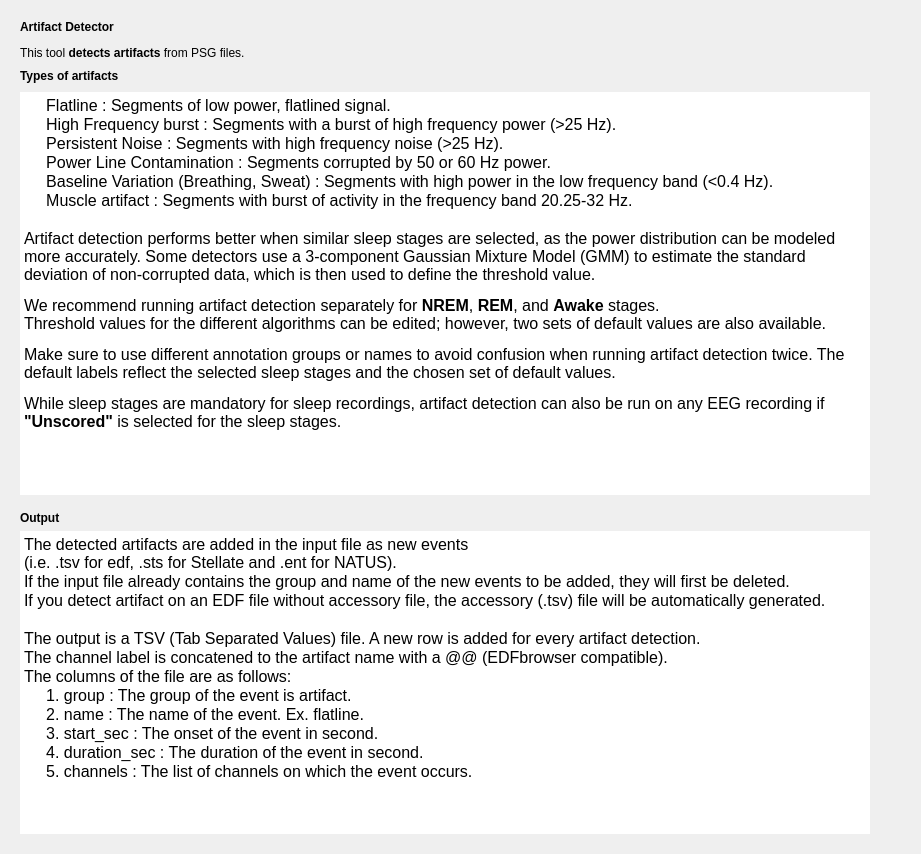
<?xml version="1.0" encoding="UTF-8"?>
<ui version="4.0">
 <class>ArtIntroStepPL</class>
 <widget class="QWidget" name="ArtIntroStepPL">
  <property name="geometry">
   <rect>
    <x>0</x>
    <y>0</y>
    <width>900</width>
    <height>854</height>
   </rect>
  </property>
  <property name="windowTitle">
   <string>Form</string>
  </property>
  <layout class="QHBoxLayout" name="horizontalLayout">
   <item>
    <widget class="QWidget" name="widget" native="true">
     <property name="sizePolicy">
      <sizepolicy hsizetype="Expanding" vsizetype="Expanding">
       <horstretch>0</horstretch>
       <verstretch>0</verstretch>
      </sizepolicy>
     </property>
     <layout class="QVBoxLayout" name="verticalLayout_2">
      <property name="sizeConstraint">
       <enum>QLayout::SizeConstraint::SetDefaultConstraint</enum>
      </property>
      <item>
       <widget class="QLabel" name="label_2">
        <property name="sizePolicy">
         <sizepolicy hsizetype="Preferred" vsizetype="Fixed">
          <horstretch>0</horstretch>
          <verstretch>0</verstretch>
         </sizepolicy>
        </property>
        <property name="minimumSize">
         <size>
          <width>0</width>
          <height>0</height>
         </size>
        </property>
        <property name="maximumSize">
         <size>
          <width>16777215</width>
          <height>200</height>
         </size>
        </property>
        <property name="font">
         <font>
          <italic>false</italic>
          <bold>false</bold>
         </font>
        </property>
        <property name="text">
         <string>&lt;html&gt;&lt;head/&gt;&lt;body&gt;&lt;p&gt;&lt;span style=&quot; font-weight:600;&quot;&gt;Artifact Detector&lt;/span&gt;&lt;/p&gt;&lt;p&gt;This tool &lt;span style=&quot; font-weight:600;&quot;&gt;detects artifacts&lt;/span&gt; from PSG files.&lt;/p&gt;&lt;/body&gt;&lt;/html&gt;</string>
        </property>
        <property name="textFormat">
         <enum>Qt::TextFormat::AutoText</enum>
        </property>
       </widget>
      </item>
      <item>
       <widget class="QLabel" name="label">
        <property name="sizePolicy">
         <sizepolicy hsizetype="Preferred" vsizetype="Fixed">
          <horstretch>0</horstretch>
          <verstretch>0</verstretch>
         </sizepolicy>
        </property>
        <property name="minimumSize">
         <size>
          <width>0</width>
          <height>20</height>
         </size>
        </property>
        <property name="maximumSize">
         <size>
          <width>16777215</width>
          <height>20</height>
         </size>
        </property>
        <property name="font">
         <font>
          <italic>false</italic>
          <bold>false</bold>
         </font>
        </property>
        <property name="text">
         <string>&lt;html&gt;&lt;head/&gt;&lt;body&gt;&lt;p&gt;&lt;span style=&quot; font-weight:600;&quot;&gt;Types of artifacts&lt;/span&gt;&lt;/p&gt;&lt;/body&gt;&lt;/html&gt;</string>
        </property>
        <property name="alignment">
         <set>Qt::AlignmentFlag::AlignLeading|Qt::AlignmentFlag::AlignLeft|Qt::AlignmentFlag::AlignVCenter</set>
        </property>
       </widget>
      </item>
      <item>
       <widget class="QTextEdit" name="textEdit_3">
        <property name="sizePolicy">
         <sizepolicy hsizetype="Expanding" vsizetype="Expanding">
          <horstretch>0</horstretch>
          <verstretch>4</verstretch>
         </sizepolicy>
        </property>
        <property name="minimumSize">
         <size>
          <width>850</width>
          <height>0</height>
         </size>
        </property>
        <property name="maximumSize">
         <size>
          <width>16777215</width>
          <height>16777215</height>
         </size>
        </property>
        <property name="frameShape">
         <enum>QFrame::Shape::NoFrame</enum>
        </property>
        <property name="verticalScrollBarPolicy">
         <enum>Qt::ScrollBarPolicy::ScrollBarAlwaysOff</enum>
        </property>
        <property name="horizontalScrollBarPolicy">
         <enum>Qt::ScrollBarPolicy::ScrollBarAlwaysOff</enum>
        </property>
        <property name="sizeAdjustPolicy">
         <enum>QAbstractScrollArea::SizeAdjustPolicy::AdjustIgnored</enum>
        </property>
        <property name="readOnly">
         <bool>true</bool>
        </property>
        <property name="html">
         <string>&lt;!DOCTYPE HTML PUBLIC &quot;-//W3C//DTD HTML 4.0//EN&quot; &quot;http://www.w3.org/TR/REC-html40/strict.dtd&quot;&gt;
&lt;html&gt;&lt;head&gt;&lt;meta name=&quot;qrichtext&quot; content=&quot;1&quot; /&gt;&lt;meta charset=&quot;utf-8&quot; /&gt;&lt;style type=&quot;text/css&quot;&gt;
p, li { white-space: pre-wrap; }
hr { height: 1px; border-width: 0; }
li.unchecked::marker { content: &quot;\2610&quot;; }
li.checked::marker { content: &quot;\2612&quot;; }
&lt;/style&gt;&lt;/head&gt;&lt;body style=&quot; font-size:12pt; font-weight:400; font-style:normal;&quot;&gt;
&lt;p style=&quot; margin-top:0px; margin-bottom:0px; margin-left:0px; margin-right:0px; -qt-block-indent:0; text-indent:0px;&quot;&gt;     Flatline : Segments of low power, flatlined signal.&lt;/p&gt;
&lt;p style=&quot; margin-top:0px; margin-bottom:0px; margin-left:0px; margin-right:0px; -qt-block-indent:0; text-indent:0px;&quot;&gt;     High Frequency burst : Segments with a burst of high frequency power (&amp;gt;25 Hz).&lt;/p&gt;
&lt;p style=&quot; margin-top:0px; margin-bottom:0px; margin-left:0px; margin-right:0px; -qt-block-indent:0; text-indent:0px;&quot;&gt;     Persistent Noise : Segments with high frequency noise (&amp;gt;25 Hz).&lt;/p&gt;
&lt;p style=&quot; margin-top:0px; margin-bottom:0px; margin-left:0px; margin-right:0px; -qt-block-indent:0; text-indent:0px;&quot;&gt;     Power Line Contamination : Segments corrupted by 50 or 60 Hz power.&lt;/p&gt;
&lt;p style=&quot; margin-top:0px; margin-bottom:0px; margin-left:0px; margin-right:0px; -qt-block-indent:0; text-indent:0px;&quot;&gt;     Baseline Variation (Breathing, Sweat) : Segments with high power in the low frequency band (&amp;lt;0.4 Hz).&lt;/p&gt;
&lt;p style=&quot; margin-top:0px; margin-bottom:0px; margin-left:0px; margin-right:0px; -qt-block-indent:0; text-indent:0px;&quot;&gt;     Muscle artifact : Segments with burst of activity in the frequency band 20.25-32 Hz.&lt;/p&gt;
&lt;p style=&quot;-qt-paragraph-type:empty; margin-top:0px; margin-bottom:0px; margin-left:0px; margin-right:0px; -qt-block-indent:0; text-indent:0px;&quot;&gt;&lt;br /&gt;&lt;/p&gt;
&lt;p style=&quot; margin-top:0px; margin-bottom:0px; margin-left:0px; margin-right:0px; -qt-block-indent:0; text-indent:0px;&quot;&gt;Artifact detection performs better when similar sleep stages are selected, as the power distribution can be modeled more accurately. Some detectors use a 3-component Gaussian Mixture Model (GMM) to estimate the standard deviation of non-corrupted data, which is then used to define the threshold value.&lt;/p&gt;
&lt;p style=&quot; margin-top:12px; margin-bottom:12px; margin-left:0px; margin-right:0px; -qt-block-indent:0; text-indent:0px;&quot;&gt;We recommend running artifact detection separately for &lt;span style=&quot; font-weight:700;&quot;&gt;NREM&lt;/span&gt;, &lt;span style=&quot; font-weight:700;&quot;&gt;REM&lt;/span&gt;, and &lt;span style=&quot; font-weight:700;&quot;&gt;Awake&lt;/span&gt; stages.&lt;br /&gt;Threshold values for the different algorithms can be edited; however, two sets of default values are also available.&lt;/p&gt;
&lt;p style=&quot; margin-top:12px; margin-bottom:12px; margin-left:0px; margin-right:0px; -qt-block-indent:0; text-indent:0px;&quot;&gt;Make sure to use different annotation groups or names to avoid confusion when running artifact detection twice. The default labels reflect the selected sleep stages and the chosen set of default values.&lt;/p&gt;
&lt;p style=&quot; margin-top:12px; margin-bottom:12px; margin-left:0px; margin-right:0px; -qt-block-indent:0; text-indent:0px;&quot;&gt;While sleep stages are mandatory for sleep recordings, artifact detection can also be run on any EEG recording if &lt;span style=&quot; font-weight:700;&quot;&gt;&amp;quot;Unscored&amp;quot;&lt;/span&gt; is selected for the sleep stages.&lt;/p&gt;&lt;/body&gt;&lt;/html&gt;</string>
        </property>
       </widget>
      </item>
      <item>
       <spacer name="verticalSpacer">
        <property name="orientation">
         <enum>Qt::Orientation::Vertical</enum>
        </property>
        <property name="sizeType">
         <enum>QSizePolicy::Policy::Fixed</enum>
        </property>
        <property name="sizeHint" stdset="0">
         <size>
          <width>20</width>
          <height>10</height>
         </size>
        </property>
       </spacer>
      </item>
      <item>
       <widget class="QLabel" name="label_4">
        <property name="maximumSize">
         <size>
          <width>16777215</width>
          <height>20</height>
         </size>
        </property>
        <property name="sizeIncrement">
         <size>
          <width>0</width>
          <height>0</height>
         </size>
        </property>
        <property name="font">
         <font>
          <italic>false</italic>
          <bold>false</bold>
         </font>
        </property>
        <property name="text">
         <string>&lt;html&gt;&lt;head/&gt;&lt;body&gt;&lt;p&gt;&lt;span style=&quot; font-weight:600;&quot;&gt;Output&lt;/span&gt;&lt;/p&gt;&lt;/body&gt;&lt;/html&gt;</string>
        </property>
        <property name="alignment">
         <set>Qt::AlignmentFlag::AlignLeading|Qt::AlignmentFlag::AlignLeft|Qt::AlignmentFlag::AlignVCenter</set>
        </property>
       </widget>
      </item>
      <item>
       <widget class="QTextEdit" name="textEdit_2">
        <property name="sizePolicy">
         <sizepolicy hsizetype="Expanding" vsizetype="Expanding">
          <horstretch>0</horstretch>
          <verstretch>3</verstretch>
         </sizepolicy>
        </property>
        <property name="frameShape">
         <enum>QFrame::Shape::NoFrame</enum>
        </property>
        <property name="verticalScrollBarPolicy">
         <enum>Qt::ScrollBarPolicy::ScrollBarAlwaysOff</enum>
        </property>
        <property name="horizontalScrollBarPolicy">
         <enum>Qt::ScrollBarPolicy::ScrollBarAlwaysOff</enum>
        </property>
        <property name="sizeAdjustPolicy">
         <enum>QAbstractScrollArea::SizeAdjustPolicy::AdjustIgnored</enum>
        </property>
        <property name="readOnly">
         <bool>true</bool>
        </property>
        <property name="html">
         <string>&lt;!DOCTYPE HTML PUBLIC &quot;-//W3C//DTD HTML 4.0//EN&quot; &quot;http://www.w3.org/TR/REC-html40/strict.dtd&quot;&gt;
&lt;html&gt;&lt;head&gt;&lt;meta name=&quot;qrichtext&quot; content=&quot;1&quot; /&gt;&lt;meta charset=&quot;utf-8&quot; /&gt;&lt;style type=&quot;text/css&quot;&gt;
p, li { white-space: pre-wrap; }
hr { height: 1px; border-width: 0; }
li.unchecked::marker { content: &quot;\2610&quot;; }
li.checked::marker { content: &quot;\2612&quot;; }
&lt;/style&gt;&lt;/head&gt;&lt;body style=&quot; font-size:12pt; font-weight:400; font-style:normal;&quot;&gt;
&lt;p style=&quot; margin-top:0px; margin-bottom:0px; margin-left:0px; margin-right:0px; -qt-block-indent:0; text-indent:0px;&quot;&gt;The detected artifacts are added in the input file as new events &lt;br /&gt;(i.e. .tsv for edf, .sts for Stellate and .ent for NATUS).&lt;/p&gt;
&lt;p style=&quot; margin-top:0px; margin-bottom:0px; margin-left:0px; margin-right:0px; -qt-block-indent:0; text-indent:0px;&quot;&gt;If the input file already contains the group and name of the new events to be added, they will first be deleted. &lt;/p&gt;
&lt;p style=&quot; margin-top:0px; margin-bottom:0px; margin-left:0px; margin-right:0px; -qt-block-indent:0; text-indent:0px;&quot;&gt;If you detect artifact on an EDF file without accessory file, the accessory (.tsv) file will be automatically generated.&lt;/p&gt;
&lt;p style=&quot;-qt-paragraph-type:empty; margin-top:0px; margin-bottom:0px; margin-left:0px; margin-right:0px; -qt-block-indent:0; text-indent:0px;&quot;&gt;&lt;br /&gt;&lt;/p&gt;
&lt;p style=&quot; margin-top:0px; margin-bottom:0px; margin-left:0px; margin-right:0px; -qt-block-indent:0; text-indent:0px;&quot;&gt;The output is a TSV (Tab Separated Values) file. A new row is added for every artifact detection.&lt;/p&gt;
&lt;p style=&quot; margin-top:0px; margin-bottom:0px; margin-left:0px; margin-right:0px; -qt-block-indent:0; text-indent:0px;&quot;&gt;The channel label is concatened to the artifact name with a @@ (EDFbrowser compatible).&lt;/p&gt;
&lt;p style=&quot; margin-top:0px; margin-bottom:0px; margin-left:0px; margin-right:0px; -qt-block-indent:0; text-indent:0px;&quot;&gt;The columns of the file are as follows:&lt;/p&gt;
&lt;p style=&quot; margin-top:0px; margin-bottom:0px; margin-left:0px; margin-right:0px; -qt-block-indent:0; text-indent:0px;&quot;&gt;     1. group : The group of the event is artifact.&lt;/p&gt;
&lt;p style=&quot; margin-top:0px; margin-bottom:0px; margin-left:0px; margin-right:0px; -qt-block-indent:0; text-indent:0px;&quot;&gt;     2. name : The name of the event. Ex. flatline.&lt;/p&gt;
&lt;p style=&quot; margin-top:0px; margin-bottom:0px; margin-left:0px; margin-right:0px; -qt-block-indent:0; text-indent:0px;&quot;&gt;     3. start_sec : The onset of the event in second. &lt;/p&gt;
&lt;p style=&quot; margin-top:0px; margin-bottom:0px; margin-left:0px; margin-right:0px; -qt-block-indent:0; text-indent:0px;&quot;&gt;     4. duration_sec : The duration of the event in second.&lt;/p&gt;
&lt;p style=&quot; margin-top:0px; margin-bottom:0px; margin-left:0px; margin-right:0px; -qt-block-indent:0; text-indent:0px;&quot;&gt;     5. channels : The list of channels on which the event occurs.&lt;/p&gt;&lt;/body&gt;&lt;/html&gt;</string>
        </property>
       </widget>
      </item>
     </layout>
    </widget>
   </item>
   <item>
    <widget class="QWidget" name="widget_2" native="true">
     <layout class="QVBoxLayout" name="verticalLayout">
      <item>
       <widget class="QLabel" name="label_6">
        <property name="text">
         <string/>
        </property>
        <property name="alignment">
         <set>Qt::AlignmentFlag::AlignCenter</set>
        </property>
       </widget>
      </item>
      <item>
       <widget class="QLabel" name="label_8">
        <property name="text">
         <string/>
        </property>
        <property name="alignment">
         <set>Qt::AlignmentFlag::AlignCenter</set>
        </property>
       </widget>
      </item>
      <item>
       <widget class="QLabel" name="label_5">
        <property name="sizePolicy">
         <sizepolicy hsizetype="Expanding" vsizetype="Preferred">
          <horstretch>0</horstretch>
          <verstretch>0</verstretch>
         </sizepolicy>
        </property>
        <property name="text">
         <string/>
        </property>
        <property name="alignment">
         <set>Qt::AlignmentFlag::AlignCenter</set>
        </property>
       </widget>
      </item>
      <item>
       <widget class="QLabel" name="label_9">
        <property name="text">
         <string/>
        </property>
        <property name="alignment">
         <set>Qt::AlignmentFlag::AlignCenter</set>
        </property>
       </widget>
      </item>
      <item>
       <widget class="QLabel" name="label_10">
        <property name="text">
         <string/>
        </property>
        <property name="alignment">
         <set>Qt::AlignmentFlag::AlignCenter</set>
        </property>
       </widget>
      </item>
      <item>
       <widget class="QLabel" name="label_11">
        <property name="text">
         <string/>
        </property>
        <property name="alignment">
         <set>Qt::AlignmentFlag::AlignCenter</set>
        </property>
       </widget>
      </item>
     </layout>
    </widget>
   </item>
  </layout>
 </widget>
 <resources>
  <include location="../../../../../snooz-toolbox/src/main/python/ui/themes/themes.qrc"/>
 </resources>
 <connections/>
 <slots>
  <slot>on_choose()</slot>
  <slot>on_input_format_changed()</slot>
 </slots>
</ui>
